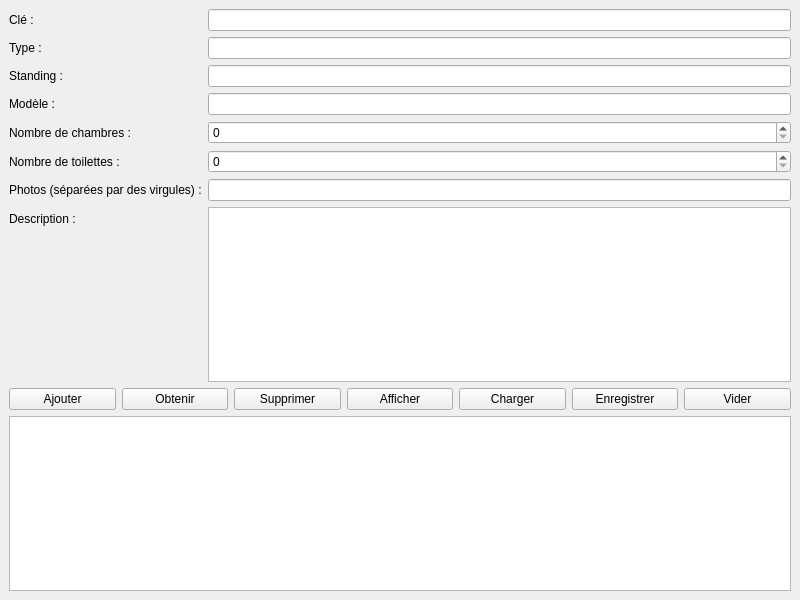
<?xml version="1.0" encoding="UTF-8"?>
<ui version="4.0">
 <class>MainWindow</class>
 <widget class="QMainWindow" name="MainWindow">
  <property name="geometry">
   <rect>
    <x>0</x>
    <y>0</y>
    <width>800</width>
    <height>600</height>
   </rect>
  </property>
  <property name="windowTitle">
   <string>Gestion Maison</string>
  </property>
  <widget class="QWidget" name="centralwidget">
   <layout class="QVBoxLayout" name="verticalLayout">
    <item>
     <layout class="QFormLayout" name="formLayout">
      <item row="0" column="0">
       <widget class="QLabel" name="label">
        <property name="text">
         <string>Clé :</string>
        </property>
       </widget>
      </item>
      <item row="0" column="1">
       <widget class="QLineEdit" name="idLineEdit"/>
      </item>
      <item row="1" column="0">
       <widget class="QLabel" name="label_2">
        <property name="text">
         <string>Type :</string>
        </property>
       </widget>
      </item>
      <item row="1" column="1">
       <widget class="QLineEdit" name="typeLineEdit"/>
      </item>
      <item row="2" column="0">
       <widget class="QLabel" name="label_3">
        <property name="text">
         <string>Standing :</string>
        </property>
       </widget>
      </item>
      <item row="2" column="1">
       <widget class="QLineEdit" name="standingLineEdit"/>
      </item>
      <item row="3" column="0">
       <widget class="QLabel" name="label_8">
        <property name="text">
         <string>Modèle :</string>
        </property>
       </widget>
      </item>
      <item row="3" column="1">
       <widget class="QLineEdit" name="modeleLineEdit"/>
      </item>
      <item row="4" column="0">
       <widget class="QLabel" name="label_4">
        <property name="text">
         <string>Nombre de chambres :</string>
        </property>
       </widget>
      </item>
      <item row="4" column="1">
       <widget class="QSpinBox" name="chambresSpinBox"/>
      </item>
      <item row="5" column="0">
       <widget class="QLabel" name="label_5">
        <property name="text">
         <string>Nombre de toilettes :</string>
        </property>
       </widget>
      </item>
      <item row="5" column="1">
       <widget class="QSpinBox" name="toilettesSpinBox"/>
      </item>
      <item row="6" column="0">
       <widget class="QLabel" name="label_6">
        <property name="text">
         <string>Photos (séparées par des virgules) :</string>
        </property>
       </widget>
      </item>
      <item row="6" column="1">
       <widget class="QLineEdit" name="photosLineEdit"/>
      </item>
      <item row="7" column="0">
       <widget class="QLabel" name="label_7">
        <property name="text">
         <string>Description :</string>
        </property>
       </widget>
      </item>
      <item row="7" column="1">
       <widget class="QTextEdit" name="descriptionTextEdit"/>
      </item>
     </layout>
    </item>
    <item>
     <layout class="QHBoxLayout" name="horizontalLayout">
      <item>
       <widget class="QPushButton" name="addButton">
        <property name="text">
         <string>Ajouter</string>
        </property>
       </widget>
      </item>
      <item>
       <widget class="QPushButton" name="getButton">
        <property name="text">
         <string>Obtenir</string>
        </property>
       </widget>
      </item>
      <item>
       <widget class="QPushButton" name="deleteButton">
        <property name="text">
         <string>Supprimer</string>
        </property>
       </widget>
      </item>
      <item>
       <widget class="QPushButton" name="displayButton">
        <property name="text">
         <string>Afficher</string>
        </property>
       </widget>
      </item>
      <item>
       <widget class="QPushButton" name="loadButton">
        <property name="text">
         <string>Charger</string>
        </property>
       </widget>
      </item>
      <item>
       <widget class="QPushButton" name="saveButton">
        <property name="text">
         <string>Enregistrer</string>
        </property>
       </widget>
      </item>
      <item>
       <widget class="QPushButton" name="clearButton">
        <property name="text">
         <string>Vider</string>
        </property>
       </widget>
      </item>
     </layout>
    </item>
    <item>
     <widget class="QTextEdit" name="displayTextEdit">
      <property name="readOnly">
       <bool>true</bool>
      </property>
     </widget>
    </item>
   </layout>
  </widget>
 </widget>
 <resources/>
 <connections/>
</ui>
